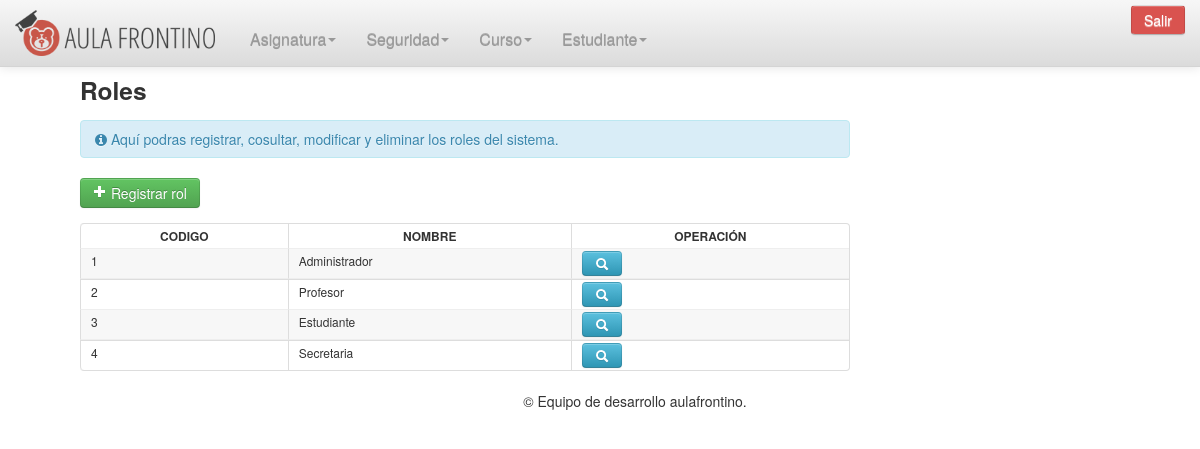
The app's page /vista/intranet.php?vista=rol/rol (signed in) with its own data.
### tables this page shows
CREATE TABLE IF NOT EXISTS `tmodulo` (
  `idtmodulo` int(11) NOT NULL AUTO_INCREMENT,
  `nombremod` varchar(45) NOT NULL,
  PRIMARY KEY (`idtmodulo`)
);

CREATE TABLE IF NOT EXISTS `trol` (
  `idtrol` int(11) NOT NULL AUTO_INCREMENT,
  `nombrerol` varchar(45) NOT NULL,
  PRIMARY KEY (`idtrol`)
);

### nucleo/ModeloConect.php (called while the page is built, shortened)
<?php
class ModeloConect
{
	private $servidor='Localhost';
	private $usuario='root';
	private $clave='';
	private $con;
	protected function conectar()
	{
		$this->con=mysql_connect($this->servidor,$this->usuario,$this->clave);
	}
      protected function filtro($sql)
      {
      	 $lrTb=mysql_query($sql,$this->con) OR die(mysql_error());
      	 return $lrTb;
      }
      protected function proximo($result)
      {
      	 $laRow=mysql_fetch_array($result);
      	 return $laRow;
      }
}
?>

### clases/clase_rol.php (called while the page is built, shortened)
<?php
	require_once('../nucleo/ModeloConect.php');
	class clsRol extends ModeloConect
	{
		private $lcIdRol;
		function set_Rol($pcIdRol)
		{
			$this->lcIdRol=$pcIdRol;
		}
		function consultar_roles()
		{
			$cont=0;
			$sql="SELECT * FROM trol ";
			$pcsql=$this->filtro($sql);
			while($laRow=$this->proximo($pcsql))
			{
				$Fila[$cont][0]=$laRow['idtrol'];
				$Fila[$cont][1]=$laRow['nombrerol'];
				$cont++;
			}
			return $Fila;
		}
		function consultar_modulos()
		{
			$cont=0;
			$sql="SELECT idtmodulo,nombremod FROM tmodulo,trol_has_tmodulo WHERE trol_idtrol='$this->lcIdRol' AND tmodulo_idtmodulo=idtmodulo";
			$pcsql=$this->filtro($sql);
			while($laRow=$this->proximo($pcsql))
			{
				$Fila[$cont][0]=$laRow['idtmodulo'];
				$Fila[$cont][1]=$laRow['nombremod'];
				$cont++;
			}
			return $Fila;
		}
		function consultar_servicios($IdModulo)
		{
			$cont=0;
				$sql="SELECT idtservicio,nombreser,enlaceser,visibleser FROM trol_has_tservicio,tservicio WHERE trol_idtrol='$this->lcIdRol' AND tmodulo_idtmodulo='$IdModulo' AND tservicio_idtservicio=idtservicio ";
				$pcsql=$this->filtro($sql);
				while($laRow=$this->proximo($pcsql))
				{
					$Fila[$cont][0]=$laRow['idtservicio'];
					$Fila[$cont][1]=$laRow['nombreser'];
					$Fila[$cont][2]=$laRow['enlaceser'];
					$Fila[$cont][3]=$laRow['visibleser'];
					$cont++;
				}
			return $Fila;
		}
	}
?>

### vista/intranet.php (the view, shortened to what this page needs)
<?php
    $vista=(isset($_GET['vista']))?$_GET['vista']:"";
    require_once('../clases/clase_rol.php');
    $lobjRol=new clsRol;
    $menu='';
    $lobjRol->set_Rol($_SESSION['idrol']);
    $laModulos=$lobjRol->consultar_modulos();
    for($i=0;$i<count($laModulos);$i++)
    {
        $menu.='<li class="dropdown">';
        $menu.='<a href="#" class="dropdown-toggle" data-toggle="dropdown">'.$laModulos[$i][1].'<b class="caret"></b></a>';
        $menu.='<ul class="dropdown-menu">';
        $laServicios=$lobjRol->consultar_servicios($laModulos[$i][0]);
        for ($j=0; $j <count($laServicios) ; $j++)
        {
            if($laServicios[$j][3])
            {
                $menu.='<li><a href="?vista='.$laServicios[$j][2].'">'.$laServicios[$j][1].'</a></li>';
            }
        }
        $menu.='</ul>';
        $menu.='</li>';
    }
?>
<!DOCTYPE html>
<html lang="es" class="no-js">
    <head>
        <link rel="stylesheet" href="../bootstrap/css/bootstrap.css">
        <link rel="stylesheet" href="../bootstrap/css/bootstrap-responsive.min.css">
        <link rel="stylesheet" href="../bootstrap/css/main.css">
        <link href="../bootstrap/datepicker/css/datepicker.css" rel="stylesheet" type="text/css" />
        <link href="../libreria/css/datatable/jquery-ui-1.8.4.custom.css" rel="stylesheet" type="text/css" />
        <link href="../libreria/css/formularios.css" rel="stylesheet" type="text/css" />
        <link href="../bootstrap/font-awesome-4.2.0/css/font-awesome.min.css" rel="stylesheet">
    </head>
    <body>
        <header class="navbar navbar-inverse navbar-fixed-top">
            <div class="navbar-inner">
                <div class="container">
                    <a class="brand" href="intranet.php"><img src="../bootstrap/img/logo_af.png" width="200px" height="50px"></a>
                    <div class="nav-collapse collapse">
                        <ul class="nav">
                            <?php
                                echo $menu;
                            ?>
                        </ul>
                    </div>
                     <form class="navbar-form pull-right" name="form_intranet" action="../controlador/control_acceso.php" method="POST">
                            <input type="submit" name="salir" class="btn" value="Salir">
                        </form>
                </div>
            </div>
        </header>
        <section class="container-fluid">
            <div class="span12" style="display:block;">
                <?php
                     if(file_exists($vista.'.php'))
                {
                        include($vista.'.php');
                }
                else
                {
                    include_once("panel_inicio.php");
                }
                ?>
            </div>
            <footer style="text-align:center;" class="col-lg-12 span12 pull-left" >
                <p >&copy; Equipo de desarrollo aulafrontino.</p>
            </footer>
        </section>
    </body>
</html>

### vista/rol/rol.php (shortened to what this page needs)
<?php
$consultar= $registrar= $eliminar=false;
for($i=0;$i<count($laModulos);$i++)
    {
        $laServicios=$lobjRol->consultar_servicios($laModulos[$i][0]);
        for ($j=0; $j <count($laServicios) ; $j++)
        {
            if($laServicios[$j][2]=='rol/consultar_rol')
            {
                $consultar=true;
            }
            if($laServicios[$j][2]=='rol/registrar_rol')
            {
                $registrar=true;
            }
        }
    }
?>
<div style="float: left" class="col-lg-8 span8 pull-left">
    <h3>Roles</h3>
    <div class="alert alert-info" role="alert"> <i class="fa fa-info-circle"></i> Aquí podras registrar, cosultar, modificar y eliminar los roles del sistema.</div>
        <?php
    if($registrar)
    {
        echo '<a class="btn btn-success" id="btn_registrar" href="?vista=rol/registrar_rol"><i class="icon-plus icon-white"></i> Registrar rol</a>';
    }
    ?>
    <form action="../controlador/control_rol.php" method="POST" name="form_rol">
        <table class="table table-striped table-hover table-bordered bootstrap-datatable datatable dataTable" id="filtro">
            <thead>
                <th>Codigo</th><th>Nombre</th><?php if($consultar || $eliminar)
                        { echo '<th>Operación</th>';}?>
            </thead>
            <tbody>
            <?php
                    require_once('../clases/clase_rol.php');
                    $lobjrol=new clsrol;
                    $larols=$lobjrol->consultar_roles();
                    for($i=0;$i<count($larols);$i++)
                    {
                        echo '<tr>';
                        echo '<td>'.$larols[$i][0].'</td>';
                        echo '<td>'.$larols[$i][1].'</td>';
                        if($consultar || $eliminar)
                        {
                            echo '<td>';
                            if($consultar)
                            {
                                echo '<a class="btn btn-info" href="#" onclick="buscar('.$larols[$i][0].')"><i class="icon-search icon-white"></i></a>';
                            }
                            echo "</td>";
                        }
                        echo '</tr>';
                    }
                ?>
                </tbody>
        </table>
    </form>
</div>

### libreria/css/formularios.css (style rules this page uses)
.table { width: 100%; margin-bottom: 1px; font-size: 12px; cursor: default; }
.table th, .table td { padding: 2px 10px; text-align: left; vertical-align: top; }
.table th { color: #333; font-weight: bold; }
.table th { font-weight: bold; text-transform: uppercase; text-align: center; }
.table thead th { vertical-align: bottom; }
.table caption + thead tr:first-child th, .table caption + thead tr:first-child td, .table colgroup + thead tr:first-child th, .table colgroup + thead tr:first-child td, .table thead:first-child tr:first-child th, .table thead:first-child tr:first-child td { border-top: 0; }
.table tbody { width: 100%; }
.table-bordered { border: 1px solid #dddddd; border-collapse: separate; *border-collapse: collapsed; border-left: 0; -webkit-border-radius: 4px; -moz-border-radius: 4px; border-radius: 4px; margin: 5px auto; }
.table-bordered th, .table-bordered td { border-left: 1px solid #dddddd; }
.table-bordered caption + thead tr:first-child th, .table-bordered caption + tbody tr:first-child th, .table-bordered caption + tbody tr:first-child td, .table-bordered colgroup + thead tr:first-child th, .table-bordered colgroup + tbody tr:first-child th, .table-bordered colgroup + tbody tr:first-child td, .table-bordered thead:first-child tr:first-child th, .table-bordered tbody:first-child tr:first-child th, .table-bordered tbody:first-child tr:first-child td { border-top: 0; }
.table-bordered thead:first-child tr:first-child th:first-child, .table-bordered tbody:first-child tr:first-child td:first-child { -webkit-border-top-left-radius: 4px; border-top-left-radius: 4px; -moz-border-radius-topleft: 4px; }
.table-bordered thead:first-child tr:first-child th:last-child, .table-bordered tbody:first-child tr:first-child td:last-child { -webkit-border-top-right-radius: 4px; border-top-right-radius: 4px; -moz-border-radius-topright: 4px; }
.table-bordered thead:last-child tr:last-child th:first-child, .table-bordered tbody:last-child tr:last-child td:first-child { -webkit-border-radius: 0 0 0 4px; -moz-border-radius: 0 0 0 4px; border-radius: 0 0 0 4px; -webkit-border-bottom-left-radius: 4px; border-bottom-left-radius: 4px; -moz-border-radius-bottomleft: 4px; }
.table-bordered thead:last-child tr:last-child th:last-child, .table-bordered tbody:last-child tr:last-child td:last-child { -webkit-border-bottom-right-radius: 4px; border-bottom-right-radius: 4px; -moz-border-radius-bottomright: 4px; }
.table-striped tbody tr:nth-child(odd) td, .table-striped tbody tr:nth-child(odd) th { background-color: #f7f7f7; border-top: solid 1px #eee; border-bottom: solid 1px #eee; }

### vista/intranet.php (style rules this page uses)
body { padding-top: 60px; padding-bottom: 40px; }

### records on screen
tmodulo: nombremod "Asignatura"
tmodulo: nombremod "Seguridad"
tmodulo: nombremod "Curso"
tmodulo: nombremod "Estudiante"
trol: idtrol "1", nombrerol "Administrador"
trol: idtrol "2", nombrerol "Profesor"
trol: idtrol "3", nombrerol "Estudiante"
trol: idtrol "4", nombrerol "Secretaria"
